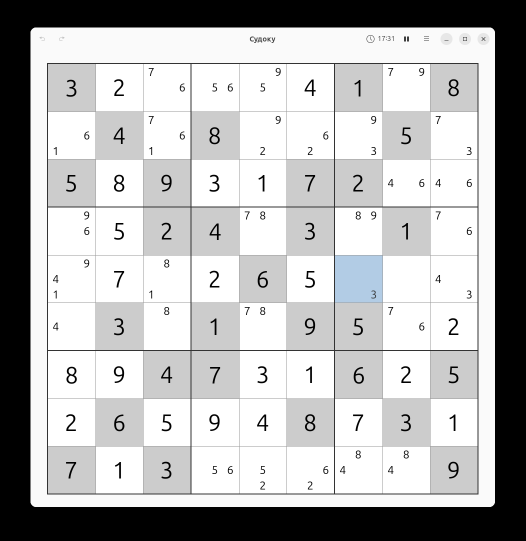
#> input picture img/sudoku-1.png, 1051 x 1081 px (shown at 1/2 size)
$ jupyter execute --allow-errors sudoku.ipynb   (shell and % lines are left out)
#> lines starting #> are read from the running program, lines starting #| are printed output that depends on the picture; after the words box and inside, x2 and y2 are one past the last pixel; in counts of white or black regions, pixels touching at a corner belong together
# Подсказчик судоку

Сделал простенькую модель, которая по загруженной картинке подскажет решение судоку. Скрипт для решения игры у меня есть, но нужно уметь разобрать картинку, вытащить из неё цифры.

Как итог - пришлось крепко помучиться с *тессерактом*  (нейросеткой, распознающей цифры). Потому как нужно было почистить доску от малых цифр-подсказок. И разгадывает он цифры совсем не так хорошо как хотелось бы. Подбор гиперпараметров - наше всё.

Скрипт для решения игры писан сто лет назад, и не отличается особым качеством. Пришлось минимально адаптировать под работу с numpy. Содержит массу некрасивостей (и даже глупостей) в коде. Впрочем, как всякий старый код.

[cell 1]
#Установки в среде

[cell 2]
import cv2
import numpy as np
from matplotlib import pyplot as plt
import pytesseract

[cell 3]
TESSERACT_CONFIG = '--psm 10 --oem 3 -c tessedit_char_whitelist=0123456789'

actual_matrix = np.array([[3, 2, 0, 0, 0, 4, 1, 0, 8],
       [0, 4, 0, 8, 0, 0, 0, 5, 0],
       [5, 8, 9, 3, 1, 7, 2, 0, 0],
       [0, 5, 2, 4, 0, 3, 0, 1, 0],
       [0, 7, 0, 2, 6, 5, 0, 0, 0],
       [0, 3, 0, 1, 0, 9, 5, 0, 2],
       [8, 9, 4, 7, 3, 1, 6, 2, 5],
       [2, 6, 5, 9, 4, 8, 7, 3, 1],
       [7, 1, 3, 0, 0, 0, 0, 0, 9]])

[cell 4]
image = cv2.imread('img/sudoku-1.png', cv2.IMREAD_GRAYSCALE)
#> image: shape (1081, 1051); min 0, max 255, mean 180.8
plt.imshow(image)
plt.title('Доска в ч/б')
plt.show()

[cell 5]
def contour_height(contour):
    points = contour.squeeze()
    return max(points[:, 1]) - min(points[:, 1])

resized_img_size = 640

resized = cv2.resize(image, (resized_img_size,resized_img_size))
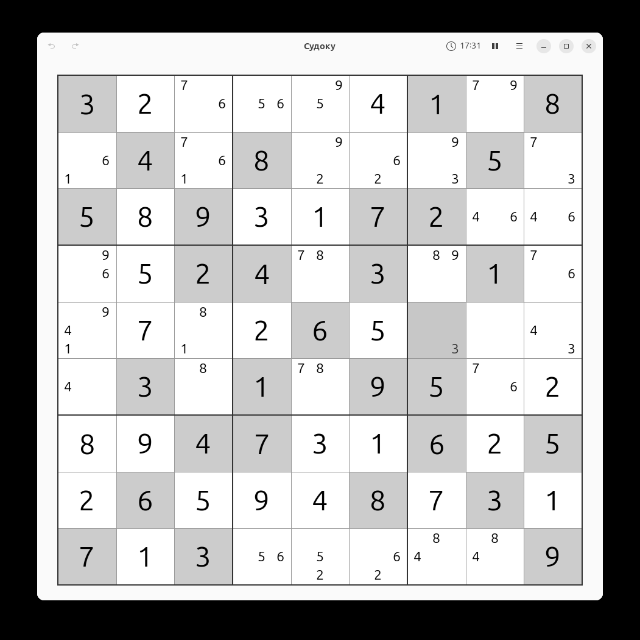
#> resized: shape (640, 640); min 0, max 255, mean 180.6
_, thresh_img = cv2.threshold(resized, 35, 255, cv2.THRESH_BINARY)
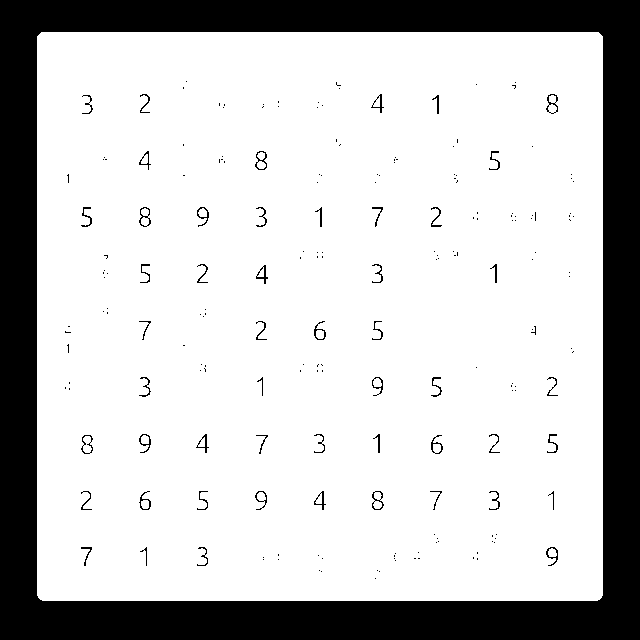
#> thresh_img: shape (640, 640); 77.9% white; 202 black regions (150 under 20 px), largest, box (x1, y1, x2, y2) and area: (0, 0, 640, 640) 87590, (546, 94, 558, 114) 76, (255, 151, 267, 170) 76

kernel_size = 2  # Размер ядра (радиус фильтра)
kernel = np.ones((kernel_size, kernel_size), dtype=np.uint8)
dilated = cv2.erode(thresh_img, kernel)
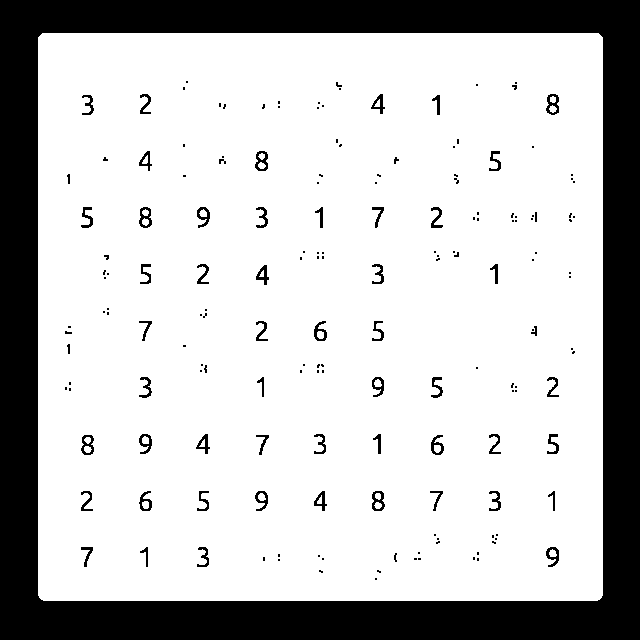
#> dilated: shape (640, 640); 76.8% white; 173 black regions (115 under 20 px)

contours, hierarchy = cv2.findContours(dilated, cv2.RETR_TREE, cv2.CHAIN_APPROX_SIMPLE)
#> contours = 199 contours, 114 with area under 20; largest, box (x1, y1, x2, y2) and area: (38, 33, 603, 601) 319752, (545, 93, 560, 116) 250, (138, 206, 153, 229) 246, (371, 490, 386, 512) 246, (254, 150, 269, 172) 244
min_height = 12
max_height = 30

filtered_contours = [cnt for cnt in contours if max_height >= contour_height(cnt) >= min_height]
#> filtered_contours = 51 contours; largest, box (x1, y1, x2, y2) and area: (545, 93, 560, 116) 250, (138, 206, 153, 229) 246, (371, 490, 386, 512) 246, (254, 150, 269, 172) 244, (80, 434, 95, 456) 242
img_contours = np.uint8(np.zeros((thresh_img.shape[0],thresh_img.shape[1])))
cv2.drawContours(img_contours, filtered_contours, -1, (255,255,255), 1)
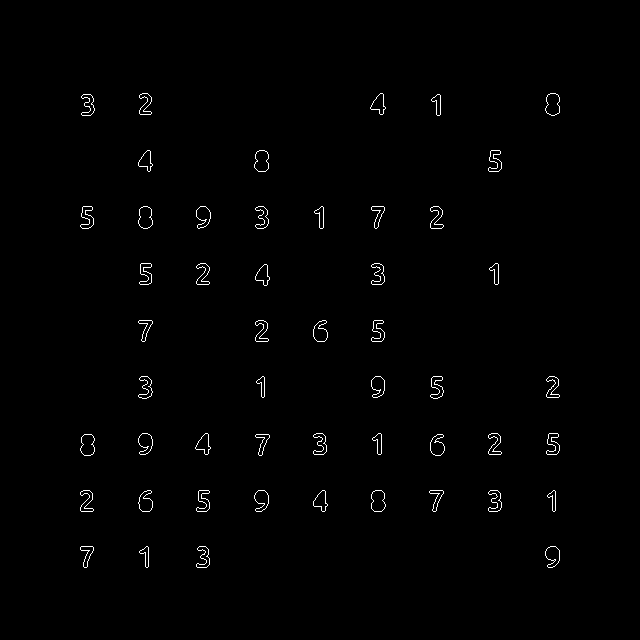
#> img_contours: shape (640, 640); 0.83% white in thin lines or dots, all inside (x1, y1, x2, y2) = (80, 93, 560, 568)


plt.figure(figsize=(10, 10), dpi=80)
plt.imshow(img_contours)

plt.title('Почищенная доска')
plt.show()
#list(map(contour_height, contours))

#### Распознаём циферки

Точнее учимся распознавать. Потом распознавалку нужно вытащить в отдельную функцию, которая ничего не должна знать об оригинальной матрице.
Подбор параметров (прежде всего размерностей) для того, чтобы тессеракт корректно распознал все цифры оказался весьма трудоёмким делом.
Финальный штрих - это расширение окна на 1 по y влево. Оно сразу улучшило распознавание. Вот кто-бы знал.

Возможно стоило запариться и взять другую сетку для распознавания цифр, было бы проще.

[cell 6]
#Преобразование координат из рисунка в итоговую матрицу
xes = list(map(lambda a: cv2.boundingRect(a)[0], filtered_contours))
#> xes = 51 values, max 547 at index 4, min 80 at index 3, mean 295.9
yes = list(map(lambda a: cv2.boundingRect(a)[1], filtered_contours))
#> yes = 51 values, max 546 at index 0, min 93 at index 48, mean 339.8
divisor_x = (max(xes) - min(xes)) // 8
#> divisor_x = 58
divisor_y = (max(yes) - min(yes)) // 8
#> divisor_y = 56

#Создаём итоговую матрицу
matrix = np.zeros((9,9), np.byte)

# Рисуем ошибки. Это нужно будет убрать, когда делать скрипт
fig, ((ax1, ax2), (ax3, ax4)) = plt.subplots(2, 2)
axes = [ax1, ax2, ax3, ax4]
for ax in axes:
    ax.axis('off')
imcount = 0

#> (the rest of this cell did not finish here and is left out)

### Решаем полученную матрицу-судоку

Я когда-то уже делал подобную штуку, так что возьму старый код и заставлю выдавать только одну подсказку, а не полное решение.
Ну и как всегда для старого кода слегка приведу в порядок.

[cell 7]
def is_same_square(cell1, cell2):
    return cell1[0] // 3 == cell2[0] // 3 and cell1[1] // 3 == cell2[1] // 3

def is_same(cell1, cell2):
    return cell1[0] == cell2[0] and cell1[1] == cell2[1]

# [4 lines left out: function condition_exclude, not called in this run]

def key(el):
    return int(reduce(lambda o,a: o + str(a), el[2], ''))

class BadSetError(Exception):
    pass

full_set = set([1,2,3,4,5,6,7,8,9])
cell_keys = ((0,0), (3,0), (6,0), (0,3), (3,3), (6,3), (0,6), (3,6), (6,6))

class SudokuSolver:

    cell_size = 3

    def __init__(self, field, prefix='', verbose=1):
        self.field = field
        self.moves = []
        self.free = []
        self.prefix = prefix
        self.stage = ''
        self.verbose = verbose


    def solve(self):
        self._fill()
        try:
            while (self._solve_by_absent() + self._solve_by_present() + self._solve_by_square_rows() > 0):
                pass
            if self.solved():
                print(self.prefix + "Решено!")
            else:
                susp = ()
                for k in self.free:
                    if len(k[2]) == 2:
                        susp = k
                        break
                print(self.prefix + 'Облом, не хватает методов, гадаю.')
                for k in list(susp[2]):
                    print(self.prefix + "Пробую вариант %d для %s" % (k, susp))
                    new_field = copy.deepcopy(self.field)
                    new_field[susp[0]][susp[1]] = k
                    s = SudokuSolver(new_field, prefix="\t" + self.prefix)
                    if s.solve():
                        return True
                return False
        except BadSetError as e:
            print(self.prefix + "Oops", e)
            return False
        for f in self.field:
            print(f)
        return True

    def solved(self):
        return len(self.free) == 0


    def _get_square_data(self, cell):
        struct = {}
        for field in self.free:
            if is_same_square(field, cell):
                for k in field[2]:
                    try:
                        struct[k].append((field[0], field[1]))
                    except KeyError:
                        struct[k]= [(field[0], field[1])]
        return struct


    def _solve_by_absent(self):
        self.stage = 'Единственный вариант'
        ch = 0
        for cell in self.free:
            if len(cell[2]) == 1:
                val = list(cell[2])[0]
                self.field[cell[0]][cell[1]] = val
                self._set_number(cell[0], cell[1], val)
                ch += 1
        return ch

    def _solve_by_present(self):
        self.stage = 'Один в блоке'
        ch = 0
        for cell in cell_keys:
            data = self._get_square_data(cell)
            for d in data:
                if len(data[d]) == 1:
                    self.field[data[d][0][0]][data[d][0][1]] = d
                    self._set_number(data[d][0][0], data[d][0][1], d)
                    ch += 1
        return ch

    def _solve_by_square_rows(self):
        changes = 0
        def has_same_row(val, el):
            try:
                return el if val == None or el[0] == val[0] else False
            except:
                return False

        def has_same_col(val, el):
            try:
                return el if val == None or el[1] == val[1] else False
            except:
                return False
        for c in cell_keys:
            struct = self._get_square_data(c)
            for value in struct:
                if r := reduce(has_same_col, struct[value]):
                    changes += self._clear_row((r[0], r[1], set([value])), lambda a: not is_same_square(r, a))
                if r := reduce(has_same_row, struct[value]):
                    changes += self._clear_col((r[0], r[1], set([value])), lambda a: not is_same_square(r, a))
        if changes and self.verbose>0:
            print(self.prefix + '...Оптимизаций: %d' % changes)
        return changes


    # [16 lines left out: function _set_number, not called in this run]


    def _sqare2array(self, i, j):
        si = i // 3 * 3
        sj = j // 3 * 3
        res = []
        i = 0
        for k in range(si, si+3):
            for l in range(sj, sj+3):
                res.append(self.field[k][l])
        return res

    # [5 lines left out: function _column, not called in this run]

    def _can_set(self, i, j):
        presence = set(list(self.field[i]) + list(self.field[:,j]) + self._sqare2array(i,j))
        return full_set - presence

    def _fill(self):
        for i in range(9):
            for j in range(9):
                if self.field[i][j] == 0:
                    self.free.append((i, j, self._can_set(i,j)))

    # [25 lines left out: functions _clear_row, _clear_col, not called in this run]
